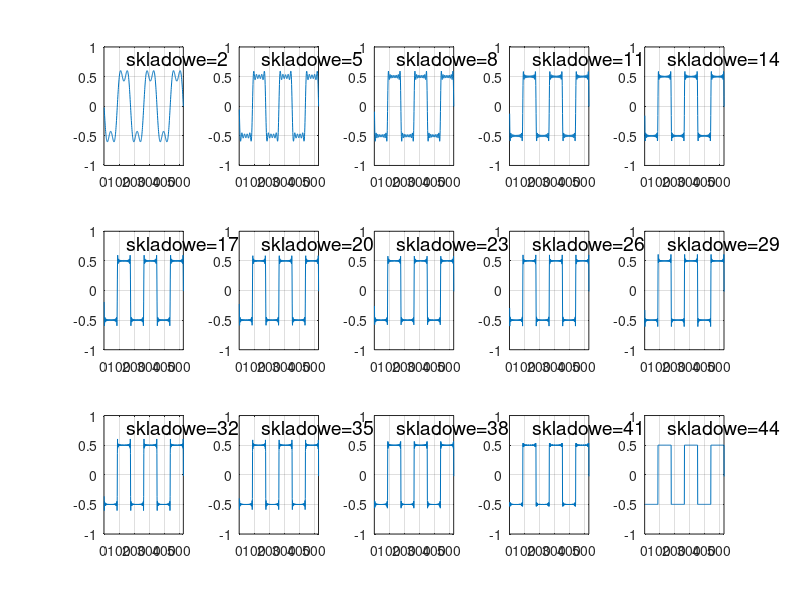

MATLAB code to generate this figure:
clear
dzwiek=0;   % na razie nie zmieniamy
% 1) Generujemy sygnal prostokatny
Fs=1; % to bedzie potrzebne dopiero przy wizualizacji widma
N=500; % calkowita liczba okresow; nie mniej niz 3
Period=176; % okres sygnalu to Period/Fs; wartosc 176 odpowiada czestotliwosci okolo 250 Hz; chcemy, aby okres byl liczba calkowita parzysta
Hz=Fs/(N*Period);
G=Period*N/2;
A=0.5;
t=[1:N*Period];
s1=A*ones(1,Period); % generujemy wektor o dlugosci period i wartosciach rownych zadanej amplitudzie
s1(1,1:round(length(s1)/2))=-s1(1,1:round(length(s1)/2)); % odwracamy znak w pierwszej polowce wektora probek, uzyskujac jeden okres prostokata
Sprost=repmat(s1,1,N); % generujemy caly sygnal

% 2) Rysujemy sygnal oraz widmo amplitudowe i fazowe
figure(2);   clf;
%subplot(3,3,1);     plot(Sprost);     axis([0 Period*3 -1 1]);       grid on;
CzestotliwosciPikow=N+1:2*N:N*Period; % Dla tych czestotliwosci wystapia piki w widmie prostokata
CzestotliwosciZerowane=setdiff([1:N*Period],CzestotliwosciPikow);

f=fft(Sprost);      f(CzestotliwosciZerowane)=0; Fbazowe=[0:length(Sprost)-1]*Hz; % zerujemy wartości DFT dla czestotliwosci innych niz te, gdzie wystepuja piki
%subplot(3,3,4);     plot(Fbazowe, abs(f)/G,'bd-');    grid on;
%subplot(3,3,7);     plot(1:length(f),angle(f),'bd-');    grid on; % rysujemy faze tylko dla pikow
%%

% 3) Przygotowujemy korekte fazy
f2=zeros(1,length(f));      f3=f2; % predefinicja tablic dla widm
KorektaFazy=0.2*(2*(rand(1,length(CzestotliwosciPikow)))-1); % losujemy wartosci o ktora beda przesuwane fazowo poszczegolne skladowe
KorektaFazy(88:-1:45)=-KorektaFazy(1:44); % nieparzystosc fazy musi byc zachowna, aby sygnal po transformacie odwrotnej mial nadal wartosci rzeczywiste, a nie zespolone

% 4) Odtwarzamy sygnal prostokatny z widma, biorac ograniczona liczbe wspolczynnikow Fouriera
for LiczbaHarmonicznych=2:3:44 % w kolejnych iteracjach petli odtwarzamy prostokat uzywajac coraz wiecej harmonicznych
    f2(1,CzestotliwosciPikow(1:LiczbaHarmonicznych))=f(1,CzestotliwosciPikow(1:LiczbaHarmonicznych));
    f2(1,CzestotliwosciPikow(end:-1:end-LiczbaHarmonicznych+1))=f(1,CzestotliwosciPikow(end:-1:end-LiczbaHarmonicznych+1));

    s2=real(ifft(f2));
    subplot(3,5,(LiczbaHarmonicznych+1)/3);     plot(real(s2));     axis([0 Period*3 -1 1]);   h=text(150,0.8,['skladowe=' num2str(LiczbaHarmonicznych)]);  set(h,'FontSize',14);   grid on;
    %subplot(3,3,5);     plot(abs(f2),'bd-');    grid on;        % amplituda
    %subplot(3,3,8);     plot(1:length(f2),angle(f2),'bd-');   axis([0 1e5 -4 4]);  grid on;    % faza

    f3(CzestotliwosciPikow)=f2(CzestotliwosciPikow).*exp(sqrt(-1)*KorektaFazy);      s3=real(ifft(f3));  grid on;    % odtwarzamy sygnal z przesunietymi losowo wartosciami fazy
    %subplot(3,3,3);     plot(real(s3));     axis([0 Period*3 -1 1]);   grid on;

    %subplot(3,3,6);     plot(abs(f3),'bd-');    grid on;
    %subplot(3,3,9);     plot(1:length(f3),angle(f3),'bd-');     axis([0 1e5 -4 4]);    grid on;

    pause(0.3);
end

% 5) Do zrobienia
% 1. Unormuj transformate Fouriera tak, aby wysokosc pikow odpowiadala
% amplitudzie skladowych (tak samo lab5_1_podstawy). Skoryguj zakres skali
% liniowej na wykresie widma amplitudowego.

% 2. Utworz kopie skryptu. Utworz nowy rysunek z 15 oddzielnymi wykresami (funkcja subplot). Na
% kolenych wykresach umiesc sygnal prostokatny zrekonstruowany dla roznej
% liczby skladowych: od 2 do 44 (tak jak jest pokazane na figure 1 w gornym rzedzie,
% drugi rysunek).